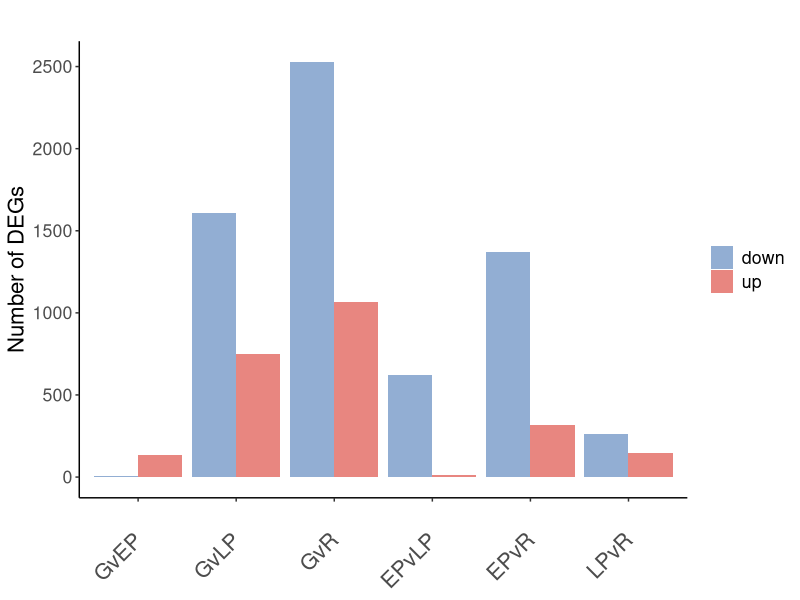
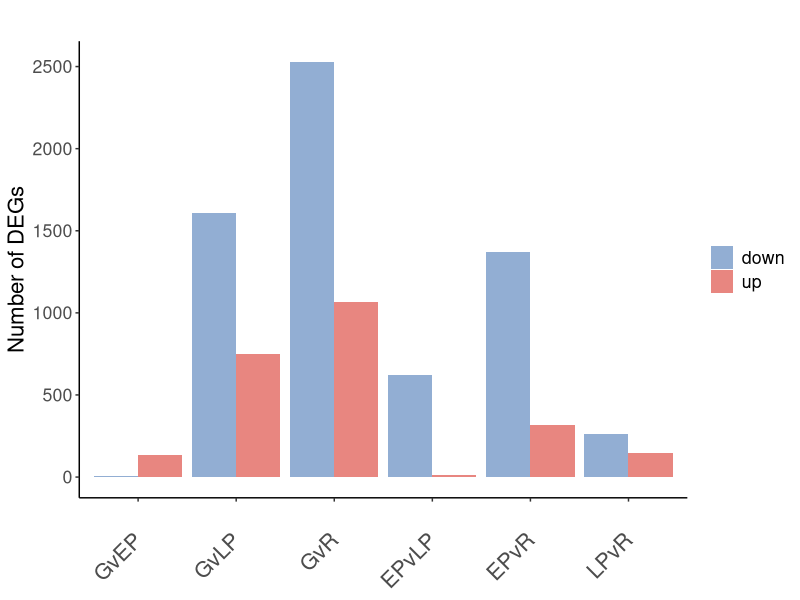

Recreate these plots in R, in order.
setwd("~/Desktop/Jiali/UTK/blueberry/blueberry-berry-development/Rcodes/")
library(ggplot2)
library(reshape2)

# plot number of DEG
data <- data.frame(samples = c("GvEP","GvLP","GvR","EPvLP","EPvR","LPvR"), 
                   down = c(7,1607,2528,619,1369,264),
                   up = c(134,751,1067,14,318,149))
data_melt <- melt(data)
data_melt$samples <- factor(data_melt$samples, levels = c("GvEP","GvLP","GvR","EPvLP","EPvR","LPvR"))

ggplot(data=data_melt, aes(x=samples, y=value, group=variable,fill=variable)) +
  geom_col(position="dodge") +
  labs(title = "",y="Number of DEGs", x = "")+
  scale_fill_manual(values=c("#4575B495","#D7302795"))+
  theme(axis.text.x = element_text(angle = 45, vjust = 0.5, hjust=1,size = 16),
        legend.title = element_blank(),
        panel.grid.major = element_blank(), panel.grid.minor = element_blank(),
        panel.background = element_blank(), axis.line = element_line(colour = "black"),
        text = element_text(size = 16))
ggsave("../img/DEG number.png")
